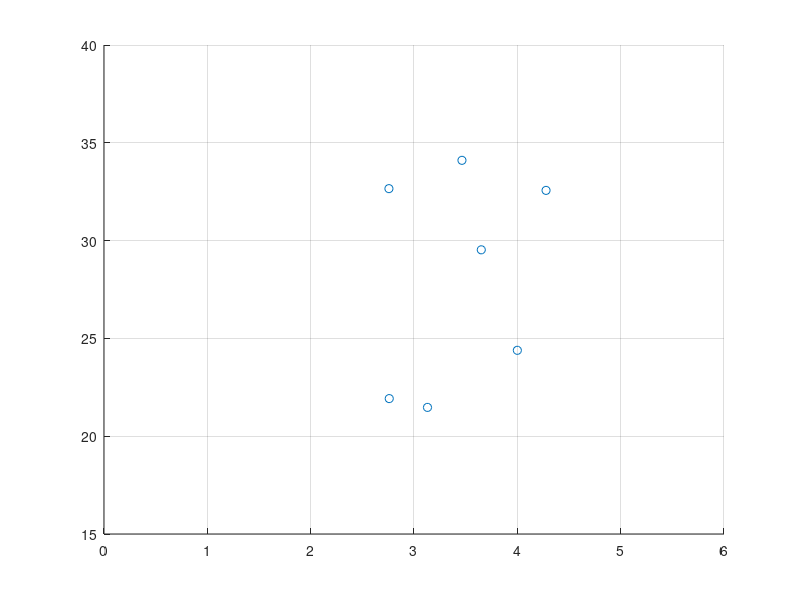

The MATLAB source for this figure:
figure
grid on
hold on
axis([0 6 15 40])
nu = 15.53e-6;
AR_array = [0 0 0 0 0 0 0];
L_DMax_array = [0 0 0 0 0 0 0];
%% Boeing Insitu
HalfWing = 1.6;
S = 2*1.6*0.2;
b = 2*HalfWing;
AR = b^2/S;
sweep = 20;
e = 1.78*(1-0.045*AR^0.68)-0.64;
V = 28.3;
K = 1/(pi*e*AR);
c = 0.3;
Re = V*c/nu;
Cf = 1.328/sqrt(Re);
Ratio = 5.4; %%%%%%%%%
Cd0 = Cf*Ratio;
L_DMax = sqrt(3/(16*K*Cd0));
AR_array(1) = AR;
L_DMax_array(1) = L_DMax;
%scatter(sqrt(AR),L_DMax);
%% RQ 20 Puma
b = 2.8;
S = 0.8;
AR = 9.8;
V = 18;
sweep = 0;
e = 1.78*(1-0.045*AR^0.68)-0.64;
K = 1/(pi*e*AR);
c = 0.25439;
Re = V*c/nu;
Cf = 1.328/sqrt(Re);
Ratio = 3.9;
Cd0 = Cf*Ratio;
L_DMax = sqrt(3/(16*K*Cd0));
AR_array(2) = AR;
L_DMax_array(2) = L_DMax;
%scatter(sqrt(AR),L_DMax);
%% Albatross
b = 15;
A = 12.26;
c = 0.23;
AR = 18.3;
sweep = 0;
e = 1.78*(1-0.045*AR^0.68)-0.64;
K = 1/(pi*e*AR);
V = 55.56;
Re = V*c/nu;
Cf = 1.328/sqrt(Re);
Ratio = 3.9;
Cd0 = Cf*Ratio;
L_DMax = sqrt(3/(16*K*Cd0));
AR_array(3) = AR;
L_DMax_array(3) = L_DMax;
%scatter(sqrt(AR),L_DMax);
%% Random Plane (HASA)
b = 2.36;
S = 0.733;
AR = 7.603;
c = 0.371;
V = 30;
sweep = 30;
e = 1.78*(1-0.045*AR^0.68)-0.64;
K = 1/(pi*e*AR);
Re = V*c/nu;
Cf = 1.328/sqrt(Re);
Ratio = 2.2;
Cd0 = Cf*Ratio;
L_DMax = sqrt(3/(16*K*Cd0));
AR_array(4) = AR;
L_DMax_array(4) = L_DMax;
%scatter(sqrt(AR),L_DMax);
%% CM Furia
b = 2;
S = 0.3;
AR = 13.33;
c = 0.2;
V = 18;
sweep = 15;
e = 1.78*(1-0.045*AR^0.68)-0.64;
K = 1/(pi*e*AR);
Re = V*c/nu;
Cf = 1.328/sqrt(Re);
Ratio = 2.2;
Cd0 = Cf*Ratio;
L_DMax = sqrt(3/(16*K*Cd0));
AR_array(5) = AR;
L_DMax_array(5) = L_DMax;
%scatter(sqrt(AR),L_DMax);
%% Borey 20
b = 4.3;
S = 1.59;
AR = 12;
c = 0.36;
V = 20;
sweep = 20;
e = 1.78*(1-0.045*AR^0.68)-0.64;
K = 1/(pi*e*AR);
Re = V*c/nu;
Cf = 1.328/sqrt(Re);
Ratio = 2.2;
Cd0 = Cf*Ratio;
L_DMax = sqrt(3/(16*K*Cd0));
AR_array(6) = AR;
L_DMax_array(6) = L_DMax;

%% Crex B
rootc = 0.26;
S  = 2*1870e-2;
b = 170e-2;
AR = 7.62;
V =  10;
sweep = 20;
e = 1.78*(1-0.045*AR^0.68)-0.64;
K = 1/(pi*e*AR);
c = 0.2253;
Re = V*c/nu;
Cf = 1.328/sqrt(Re);
Ratio = 2.2;
Cd0 = Cf*Ratio;
L_DMax = sqrt(3/(16*K*Cd0));
AR_array(7) = AR;
L_DMax_array(7) = L_DMax;
%%
scatter(AR_array.^0.5,L_DMax_array)
